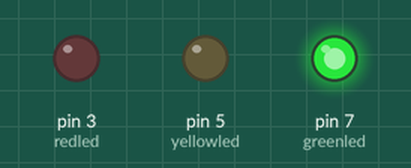
Recording of a sketch running on a simulated Arduino Uno, built with avr-gcc and run on an emulated ATmega328P. On the bench: output pins drawn as LEDs (lit = HIGH).

Above: at 2.5 s.
At 5.2 s:
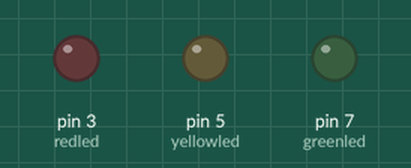
At 6.7 s:
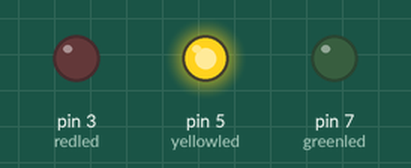
At 11.0 s:
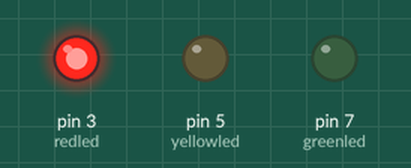
Timing chart, 0 to 17.6 s (numbered marks = the images above):
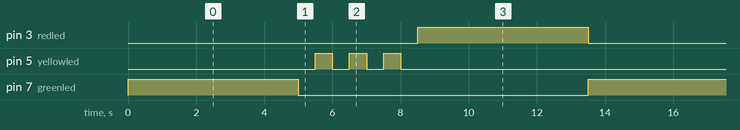

The sketch:

Traffic_light.ino
```cpp
/*
 * Author: Elecrow Keen
 * Date:4/21/2017
 * IDE V1.8.2
 * Email:keen@elecrow.com
 * Function:
 */
const int redled =3;    // initialize digital pin.
const int yellowled =5;
const int greenled =7;
void setup(){
  pinMode(redled, OUTPUT);
  pinMode(yellowled, OUTPUT);
  pinMode(greenled, OUTPUT);
}
void loop(){
  digitalWrite(greenled, HIGH); // turn on green LED
  delay(5000);       // wait 5 seconds
  digitalWrite(greenled, LOW); // turn off green LED
  for(int i=0;i<3;i++){      // blinks for 3 times
    delay(500);// wait 0.5 second
    digitalWrite(yellowled, HIGH); // turn on yellow LED
    delay(500);         // wait 0.5 second
    digitalWrite(yellowled, LOW); // turn off yellow LED
  }
  delay(500);         // wait 0.5 second
  digitalWrite(redled, HIGH);// turn on red LED
  delay(5000);      // wait 5 second
  digitalWrite(redled, LOW);// turn off red LED
}
```

Measured:
- by itself, pin 3 (redled), pin 7 (greenled): alternates HIGH for 5.0 s and LOW for 8.5 s
- by itself, pin 5 (yellowled): repeats every 13.5 s: 2 × (LOW 0.50 s, HIGH 0.50 s), LOW 11.0 s, HIGH 0.50 s
- by itself, everything shown: repeats every 13.5 s, in 10 steps
